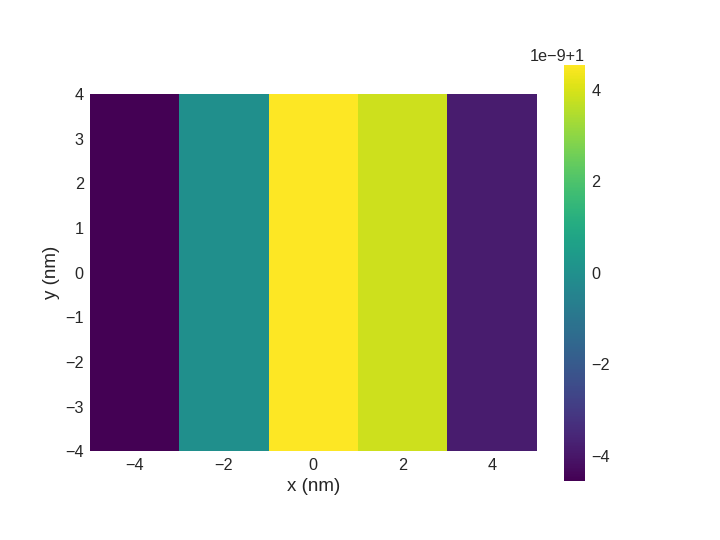

Recreate this plot in Python.
# 2. Visualising the phase using ``matplotlib``.

import discretisedfield as df
import mag2exp
mesh = df.Mesh(p1=(-5e-9, -4e-9, -1e-9), p2=(5e-9, 4e-9, 1e-9),
                   cell=(2e-9, 1e-9, 0.5e-9))
# ...
def value_fun(point):
    x, y, z = point
    if x > 0:
        return (0, -1, 0)
    else:
        return (0, 1, 0)
# ...
field = df.Field(mesh, dim=3, value=value_fun)
phase, ft_phase = mag2exp.ltem.phase(field)
df_img = mag2exp.ltem.defocus_image(phase, cs=8000,
                                    df_length=0.2e-3,
                                    voltage=300e3)
df_img.mpl.scalar()
